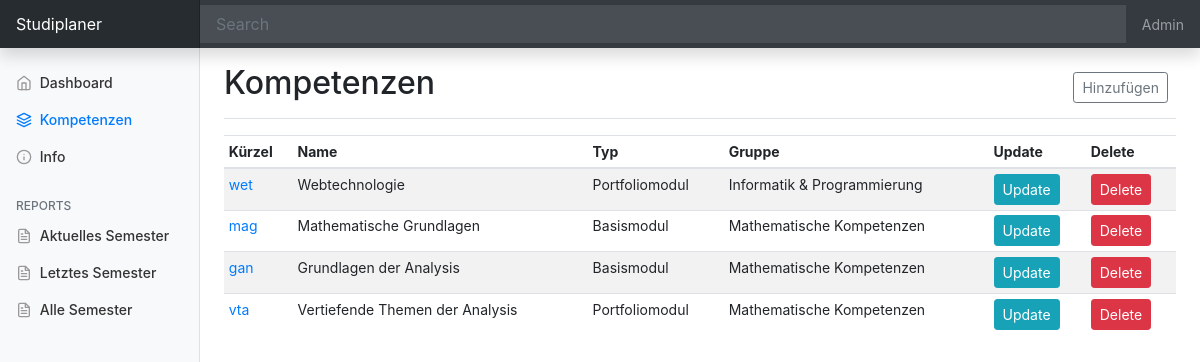
The page /kompetenzen/ on the database as committed earlier.
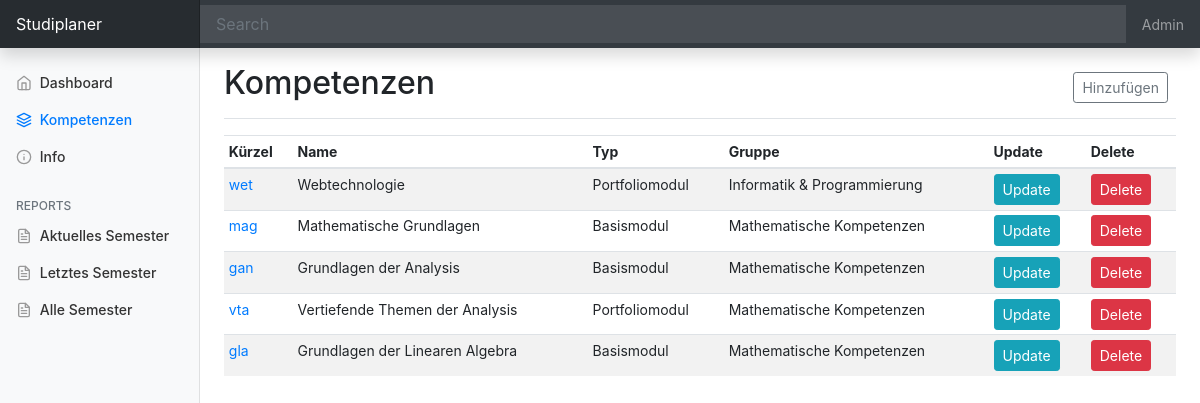
The same page on the database as committed later.
### kompetenzen/models.py (models this page shows, shortened)
class course(models.Model):
    id = models.AutoField(primary_key=True)
    name = models.CharField(max_length=200, null=True)
    shortname = models.CharField(max_length=10, null=True)
    type = models.ForeignKey(course_type, null=True, on_delete=models.SET_NULL)
    group = models.ForeignKey(course_group, null=True, on_delete=models.SET_NULL)
    credits = models.IntegerField(null=True)
    date_created = models.DateTimeField(auto_now_add=True)
    done = models.BooleanField(default=False)
    semester = models.ForeignKey(course_semester, null=True, on_delete=models.SET_NULL, blank=True)
    link = models.CharField(max_length=300, null=True)

class course_type(models.Model):
    id = models.AutoField(primary_key=True)
    name = models.CharField(max_length=100, null=True)
    date_created = models.DateTimeField(auto_now_add=True)
    def __str__(self):
        return self.name

class course_group(models.Model):
    id = models.AutoField(primary_key=True)
    name = models.CharField(max_length=100, null=True)
    maxcredits = models.IntegerField(null=True)
    mincredits = models.IntegerField(null=True)
    date_created = models.DateTimeField(auto_now_add=True)
    def __str__(self):
        return self.name

### kompetenzen/views.py (the view)
# urls.py: path('', include('kompetenzen.urls'))
def kompetenzen(request):
     co = course.objects.all()
     return render(request, 'kompetenzen/kompetenzen.html', {'course':co})

### kompetenzen/templates/kompetenzen/kompetenzen.html
{% extends 'kompetenzen/main.html' %}
{% block content %}
<main role="main" class="col-md-9 ml-sm-auto col-lg-10 px-md-4">
  <div class="d-flex justify-content-between flex-wrap flex-md-nowrap align-items-center pt-3 pb-2 mb-3 border-bottom">
    <h1 class="h2">Kompetenzen</h1>
    <div class="btn-toolbar mb-2 mb-md-0">
      <div class="btn-group mr-2">
        <a href="{% url 'courseinsert' %}"><button type="button"
            class="btn btn-sm btn-outline-secondary">Hinzufügen</button></a>
      </div>
    </div>
  </div>
  <div class="table-responsive">
    <table class="table table-striped table-sm">
      <thead>
        <tr>
          <th>Kürzel</th>
          <th>Name</th>
          <th>Typ</th>
          <th>Gruppe</th>
          <th>Update</th>
          <th>Delete</th>
        </tr>
      </thead>
      <tbody>
        {% for i in course %}
        <tr>
          <td><a href="{% url 'coursedetail'  i.id %}">{{i.shortname}}</a></td>
          <td>{{i.name}}</td>
          <td>{{i.type}}</td>
          <td>{{i.group}}</td>
          <td><a class="btn btn-sm btn-info" href="{% url 'courseupdate' i.id %}">Update</a></td>
          <td><a class="btn btn-sm btn-danger" href="{% url 'coursedelete' i.id %}">Delete</a></td>
        </tr>
        {% endfor %}
      </tbody>
    </table>
  </div>
</main>
{% endblock %}

Rows that differ between the two databases and show on the page:
added course: shortname "gla", name "Grundlagen der Linearen Algebra", type "Basismodul", group "Mathematische Kompetenzen"
